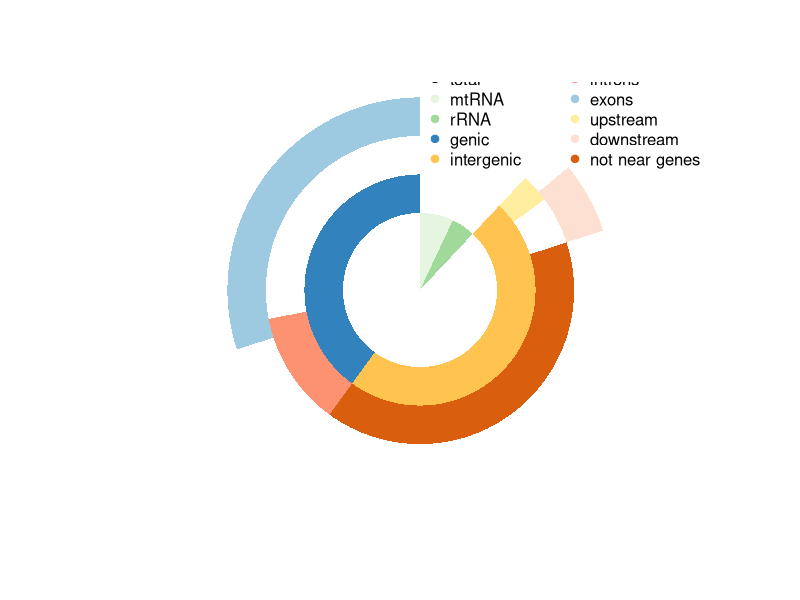

The R script that drew this image:
####11.Vennpie plots
library(plotrix)
#The vennpie plot is the combination of a venn diagram and a pie chart.
#11.1.data input (number of reads mapped to each category)
total=100
rRNA=5
mtRNA=7
intergenic=48 
introns=12
exons=30
upstream=3
downstream=6
not_near_genes=40

rest=total-rRNA-mtRNA
genic=rest-intergenic
introns_and_exons=introns+exons-genic
#11.2 draw the plot
install.packages("plotrix")
library(plotrix)
pdf("11.Customized_vennpieplot.pdf")
# parameter for pie chart
iniR=0.2 # initial radius
colors=list(NO='white',total='black',mtRNA='#e5f5e0',rRNA='#a1d99b',
            genic='#3182bd',intergenic='#fec44f',introns='#fc9272',
            exons='#9ecae1',upstream='#ffeda0',downstream='#fee0d2',
            not_near_genes='#d95f0e')

# from outer circle to inner circle
#0 circle: blank
pie(1, radius=iniR, init.angle=90, col=c('white'), border = NA, labels='')
#4 circle: show genic:exons and intergenic:downstream
floating.pie(0,0,
             c(exons, genic-exons+not_near_genes, downstream, mtRNA+rRNA+intergenic-not_near_genes-downstream),
             radius=5*iniR, 
             startpos=pi/2, 
             col=as.character(colors[c('exons','NO','downstream','NO')]),
             border=NA)
#3 circle: show genic:introns and intergenic:not_near_genes | upstream
floating.pie(0,0,
             c(genic-introns, introns, not_near_genes, intergenic-upstream-not_near_genes, upstream, mtRNA+rRNA),
             radius=4*iniR,
             startpos=pi/2, 
             col=as.character(colors[c('NO','introns','not_near_genes','NO','upstream','NO')]),
             border=NA)
#2 circle: divide the rest into genic and intergenic
floating.pie(0,0,
             c(genic, intergenic, mtRNA+rRNA),
             radius=3*iniR, 
             startpos=pi/2, 
             col=as.character(colors[c('genic','intergenic','NO')]),
             border=NA)
#1 circle: for rRNA+mtRNA+rest
floating.pie(0,0, 
             c(rest, rRNA,mtRNA), 
             radius=2*iniR, 
             startpos=pi/2, 
             col=as.character(colors[c('NO','rRNA','mtRNA')]), 
             border = NA)
legend(0, 6*iniR, gsub("_"," ",names(colors)[-1]), 
       col=as.character(colors[-1]), 
       pch=19, bty='n', ncol=2)
dev.off()
## or, in one column with reads count and %
#names=gsub("_"," ",names(colors)[-1])
#values = sapply(names(colors)[-1], get)
#percent=format(100*values/total, digits=2, trim=T)
#values = format(values, big.mark=",", scientific=FALSE, trim=T)
#cl=as.character(colors[-1])
#pchs=rep(19, length(cl)); pchs[1]=1;
#legend(0, 5*iniR, paste(names," (",values,", ", percent,"%)", sep=""), 
#       col=cl, pch=pchs,bty='n', ncol=1, cex=0.6)

